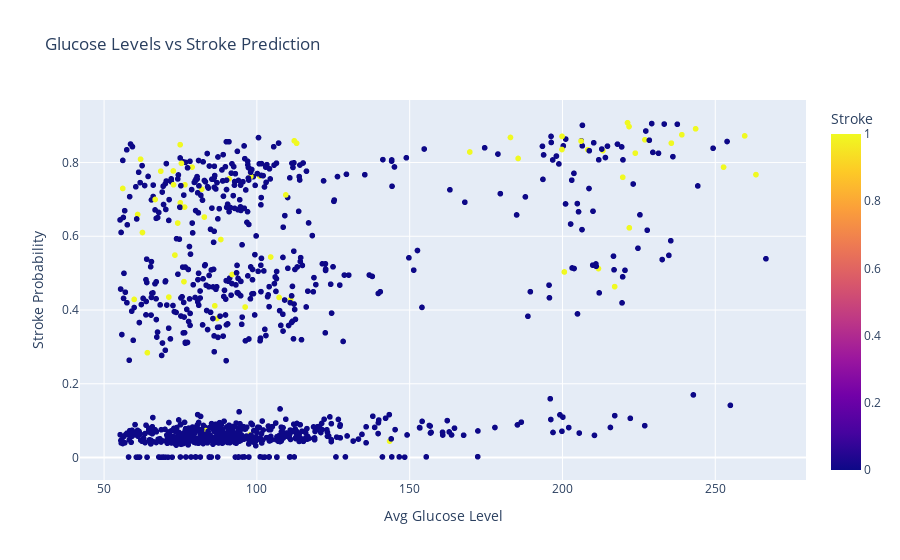

This figure's notebook cell:
### Markdown cell above
- ##### **3. Glucose Levels vs Stroke Prediction**

### Code cell
import plotly.express as px

# Combine data
glucose_stroke = pd.DataFrame({'Avg Glucose Level': x_test['avg_glucose_level'], 
                               'Stroke Probability': y_prob, 
                               'Stroke': y_test})

# Plot
fig = px.scatter(glucose_stroke, x='Avg Glucose Level', y='Stroke Probability', color='Stroke', 
                 title='Glucose Levels vs Stroke Prediction')
fig.show()

### Figure 1 — Plotly figure (JSON) as saved in the notebook; plotly's stock layout.template omitted (floating-point values rounded to 4 significant figures; data arrays with more than 128 entries replaced by an {"elided": "..."} marker saying what was removed)
{"data": [{"hovertemplate": "Avg Glucose Level=%{x}<br>Stroke Probability=%{y}<br>Stroke=%{marker.color}<extra></extra>", "legendgroup": "", "marker": {"color": {"elided": "1022 int values"}, "coloraxis": "coloraxis", "symbol": "circle"}, "mode": "markers", "name": "", "showlegend": false, "type": "scattergl", "x": {"elided": "1022 float values"}, "xaxis": "x", "y": {"elided": "1022 float values"}, "yaxis": "y"}], "layout": {"coloraxis": {"colorbar": {"title": {"text": "Stroke"}}, "colorscale": [[0, "#0d0887"], [0.1111, "#46039f"], [0.2222, "#7201a8"], [0.3333, "#9c179e"], [0.4444, "#bd3786"], [0.5556, "#d8576b"], [0.6667, "#ed7953"], [0.7778, "#fb9f3a"], [0.8889, "#fdca26"], [1, "#f0f921"]]}, "legend": {"tracegroupgap": 0}, "title": {"text": "Glucose Levels vs Stroke Prediction"}, "xaxis": {"anchor": "y", "domain": [0, 1], "title": {"text": "Avg Glucose Level"}}, "yaxis": {"anchor": "x", "domain": [0, 1], "title": {"text": "Stroke Probability"}}}}
